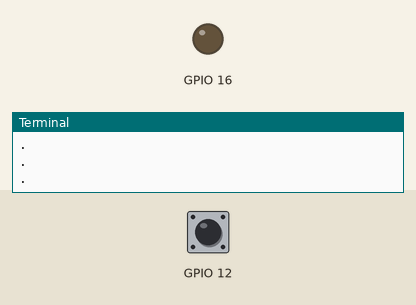
The program below on a simulated Raspberry Pi (BCM pin numbers). Parts: output pins drawn as LEDs (lit = HIGH), the last lines printed to the terminal. Inputs (shaded band) come from the test bench; at power-on: GPIO 12 LOW.

Above: at 1.2 s.
1.3 s: GPIO 12 pulled HIGH for 0.15 s
2.9 s: GPIO 12 pulled HIGH for 1 s
At 3.2 s:
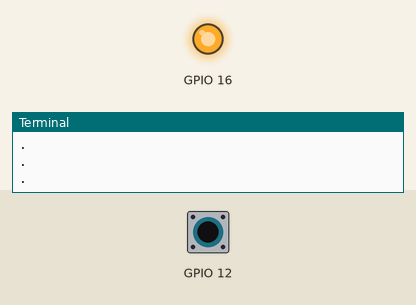
5.4 s: GPIO 12 pulled HIGH for 3.2 s
At 6.3 s:
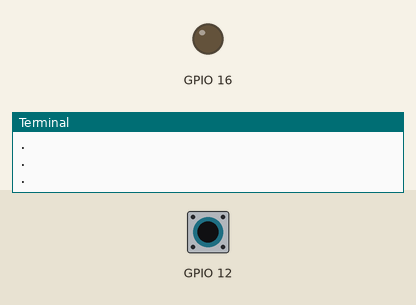
Timing chart, 0 to 8.4 s (numbered marks = the images above; inputs shaded):
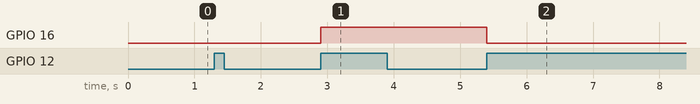

The program:

interrupt_button_led.py
```python
import RPi.GPIO as GPIO
import time
global control
control = False
# 스위치 눌렸을 때 콜백함수
def switchPressed(channel):
    global control
    print('channel %s pressed!!'%channel)
    if(control==True): # Toggle
        control=False
        GPIO.output(16,True)
    else:
        control=True
        GPIO.output(16,False)
# GPIO setup
GPIO.setmode(GPIO.BCM)
GPIO.setup(16,GPIO.OUT)
GPIO.setup(12, GPIO.IN, pull_up_down=GPIO.PUD_DOWN) # DOWN이면 BUTTON 입력 스위치 안눌렸을 때 off, 눌렸을 때 on
GPIO.add_event_detect(12, GPIO.RISING, callback=switchPressed) # RISING, FALLING, BOTH
# 메인 쓰레드
try:
    while 1:
        print(".")
        time.sleep(0.1)
except KeyboardInterrupt:
    pass
finally:
    GPIO.cleanup()
```

Measured:
- after the input at 2.9 s, GPIO 16: LOW → HIGH at once
- after the input at 5.4 s, GPIO 16: HIGH → LOW at once
